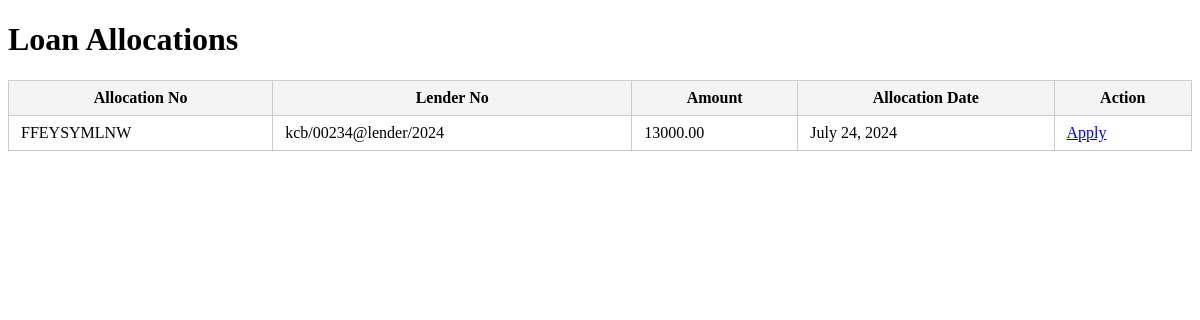
Before: /Linker/allocations/ with the older database file.
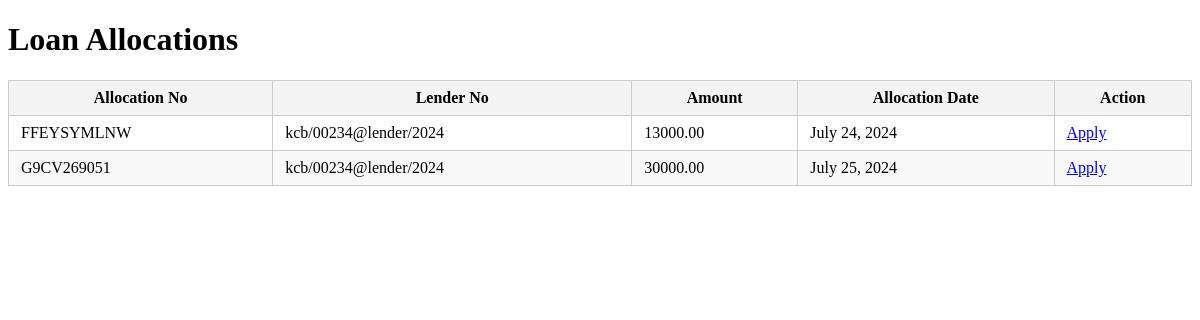
After: the same page with the newer database file.
### lender/models.py (models this page shows, shortened)
class Allocation(models.Model):
    allocation_id = models.AutoField(primary_key=True, unique=True)
    allocation_no = models.CharField(unique=True, max_length=50, help_text="Enter the Allocation Number", blank=True)
    lender_no = models.CharField(max_length=100, help_text="Enter Lender Number:")
    amount = models.DecimalField(max_digits=15, decimal_places=2, help_text="Enter Amount to Allocate")
    interest_rate = models.DecimalField(max_digits=15, decimal_places=2, help_text="Enter Interest Rate")
    allocation_date = models.DateField(help_text="Enter Date of Allocation", blank=True)

### lender/views.py (the view)
# urls.py: path('allocations/', AllocationsView.as_view(), name='allocations_list'),
class AllocationsView(ListView):
    model = Allocation
    template_name = 'allocations_list.html'
    context_object_name = 'allocations'

### lender/templates/allocations_list.html (shortened to what this page needs)
<!DOCTYPE html>
<html lang="en">
<head>
</head>
<body>
    <h1>Loan Allocations</h1>
    <table>
        <thead>
            <tr>
                <th>Allocation No</th>
                <th>Lender No</th>
                <th>Amount</th>
                <th>Allocation Date</th>
                <th>Action</th>
            </tr>
        </thead>
        <tbody>
            {% for allocation in allocations %}
                <tr>
                    <td>{{ allocation.allocation_no }}</td>
                    <td>{{ allocation.lender_no }}</td>
                    <td>{{ allocation.amount }}</td>
                    <td>{{ allocation.allocation_date }}</td>
                    <td><a href="{% url 'application' allocation.allocation_no %}">Apply</a></td>
                </tr>
            {% endfor %}
        </tbody>
    </table>
</body>
</html>

Changed rows visible on the page:
added Allocation: allocation_no "G9CV269051", lender_no "kcb/00234@lender/2024", amount "30000.00", allocation_date "July 25, 2024"
